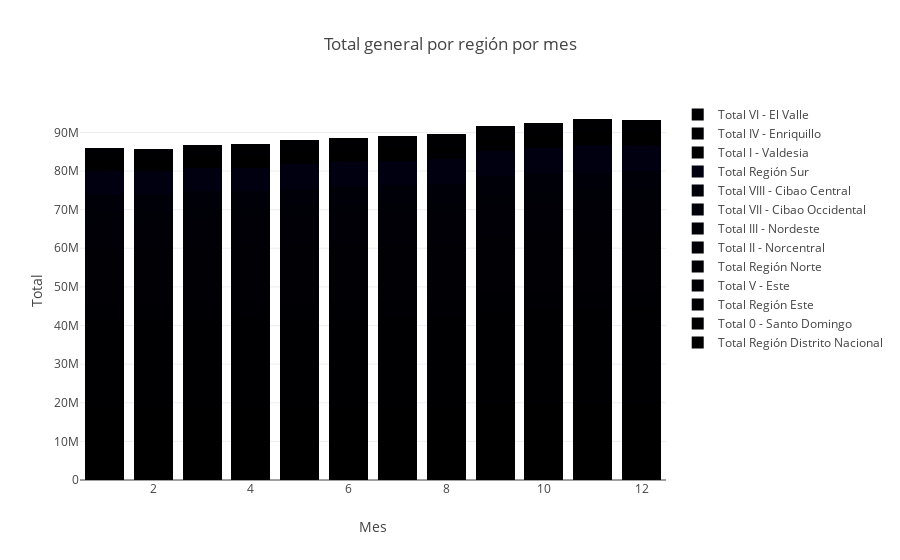
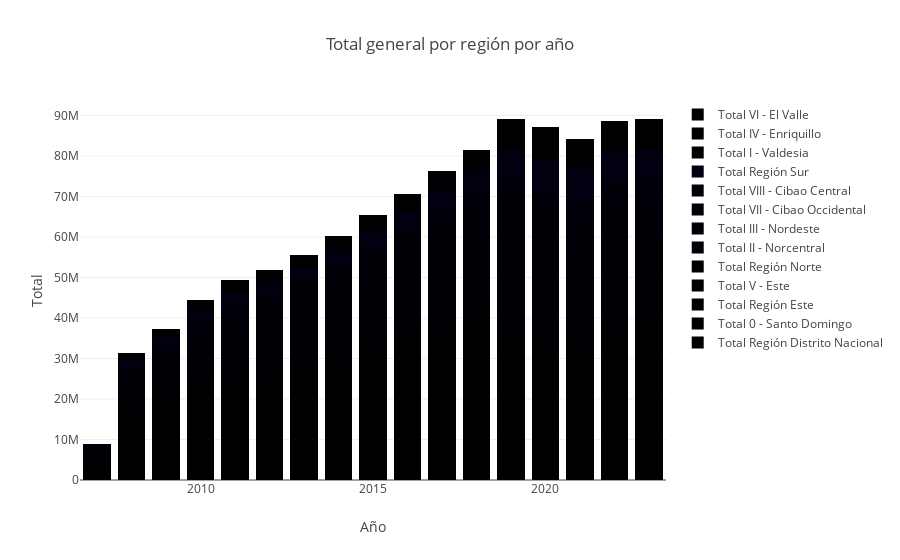

Here is the notebook cell these charts were saved with, in order:
### Code cell
import pandas as pd
import plotly.graph_objects as go

# Gráfico de barras para Total general por región por mes
fig_rc_total_general_mes = go.Figure()
for i, column in enumerate(df_rc_region_salud_total.columns[5:]):
    fig_rc_total_general_mes.add_trace(go.Bar(x=df_rc_region_salud_total['Month'], 
                                              y=df_rc_region_salud_total[column], 
                                              name=column,
                                              marker_color=colors[i % len(colors)]))  # Asignar un color de la paleta a cada barra

fig_rc_total_general_mes.update_layout(title='Total general por región por mes',
                                       xaxis_title='Mes',
                                       yaxis_title='Total',
                                       barmode='stack')

fig_rc_total_general_mes.show()

# Gráfico de barras para Total general por región por año
fig_rc_total_general_anio = go.Figure()
for i, column in enumerate(df_rc_region_salud_total.columns[5:]):
    fig_rc_total_general_anio.add_trace(go.Bar(x=df_rc_region_salud_total['Year'], 
                                              y=df_rc_region_salud_total[column], 
                                              name=column,
                                              marker_color=colors[i % len(colors)]))  # Asignar un color de la paleta a cada barra

fig_rc_total_general_anio.update_layout(title='Total general por región por año',
                                        xaxis_title='Año',
                                        yaxis_title='Total',
                                        barmode='stack')

fig_rc_total_general_anio.show()

### Figure 1 — Plotly figure (JSON) as saved in the notebook; plotly's stock layout.template omitted (floating-point values rounded to 4 significant figures; data arrays with more than 128 entries replaced by an {"elided": "..."} marker saying what was removed)
{"data": [{"name": "Total Región Distrito Nacional", "type": "bar", "x": {"elided": "392 int values"}, "y": {"elided": "392 int values"}}, {"name": "Total 0 - Santo Domingo", "type": "bar", "x": {"elided": "392 int values"}, "y": {"elided": "392 int values"}}, {"name": "Total Región Este", "type": "bar", "x": {"elided": "392 int values"}, "y": {"elided": "392 int values"}}, {"name": "Total V - Este", "type": "bar", "x": {"elided": "392 int values"}, "y": {"elided": "392 int values"}}, {"name": "Total Región Norte", "type": "bar", "x": {"elided": "392 int values"}, "y": {"elided": "392 int values"}}, {"name": "Total II - Norcentral", "type": "bar", "x": {"elided": "392 int values"}, "y": {"elided": "392 int values"}}, {"name": "Total III - Nordeste", "type": "bar", "x": {"elided": "392 int values"}, "y": {"elided": "392 int values"}}, {"name": "Total VII - Cibao Occidental", "type": "bar", "x": {"elided": "392 int values"}, "y": {"elided": "392 int values"}}, {"name": "Total VIII - Cibao Central", "type": "bar", "x": {"elided": "392 int values"}, "y": {"elided": "392 int values"}}, {"name": "Total Región Sur", "type": "bar", "x": {"elided": "392 int values"}, "y": {"elided": "392 int values"}}, {"name": "Total I - Valdesia", "type": "bar", "x": {"elided": "392 int values"}, "y": {"elided": "392 int values"}}, {"name": "Total IV - Enriquillo", "type": "bar", "x": {"elided": "392 int values"}, "y": {"elided": "392 int values"}}, {"name": "Total VI - El Valle", "type": "bar", "x": {"elided": "392 int values"}, "y": {"elided": "392 int values"}}], "layout": {"autosize": true, "barmode": "stack", "title": {"text": "Total general por región por mes"}, "xaxis": {"autorange": true, "range": [0.5, 12.5], "title": {"text": "Mes"}, "type": "linear"}, "yaxis": {"autorange": true, "range": [0, 98390000.0], "title": {"text": "Total"}, "type": "linear"}}}

### Figure 2 — Plotly figure (JSON) as saved in the notebook; plotly's stock layout.template omitted (floating-point values rounded to 4 significant figures; data arrays with more than 128 entries replaced by an {"elided": "..."} marker saying what was removed)
{"data": [{"name": "Total Región Distrito Nacional", "type": "bar", "x": {"elided": "392 int values"}, "y": {"elided": "392 int values"}}, {"name": "Total 0 - Santo Domingo", "type": "bar", "x": {"elided": "392 int values"}, "y": {"elided": "392 int values"}}, {"name": "Total Región Este", "type": "bar", "x": {"elided": "392 int values"}, "y": {"elided": "392 int values"}}, {"name": "Total V - Este", "type": "bar", "x": {"elided": "392 int values"}, "y": {"elided": "392 int values"}}, {"name": "Total Región Norte", "type": "bar", "x": {"elided": "392 int values"}, "y": {"elided": "392 int values"}}, {"name": "Total II - Norcentral", "type": "bar", "x": {"elided": "392 int values"}, "y": {"elided": "392 int values"}}, {"name": "Total III - Nordeste", "type": "bar", "x": {"elided": "392 int values"}, "y": {"elided": "392 int values"}}, {"name": "Total VII - Cibao Occidental", "type": "bar", "x": {"elided": "392 int values"}, "y": {"elided": "392 int values"}}, {"name": "Total VIII - Cibao Central", "type": "bar", "x": {"elided": "392 int values"}, "y": {"elided": "392 int values"}}, {"name": "Total Región Sur", "type": "bar", "x": {"elided": "392 int values"}, "y": {"elided": "392 int values"}}, {"name": "Total I - Valdesia", "type": "bar", "x": {"elided": "392 int values"}, "y": {"elided": "392 int values"}}, {"name": "Total IV - Enriquillo", "type": "bar", "x": {"elided": "392 int values"}, "y": {"elided": "392 int values"}}, {"name": "Total VI - El Valle", "type": "bar", "x": {"elided": "392 int values"}, "y": {"elided": "392 int values"}}], "layout": {"autosize": true, "barmode": "stack", "title": {"text": "Total general por región por año"}, "xaxis": {"autorange": true, "range": [2006.0, 2024.0], "title": {"text": "Año"}, "type": "linear"}, "yaxis": {"autorange": true, "range": [0, 93830000.0], "title": {"text": "Total"}, "type": "linear"}}}
